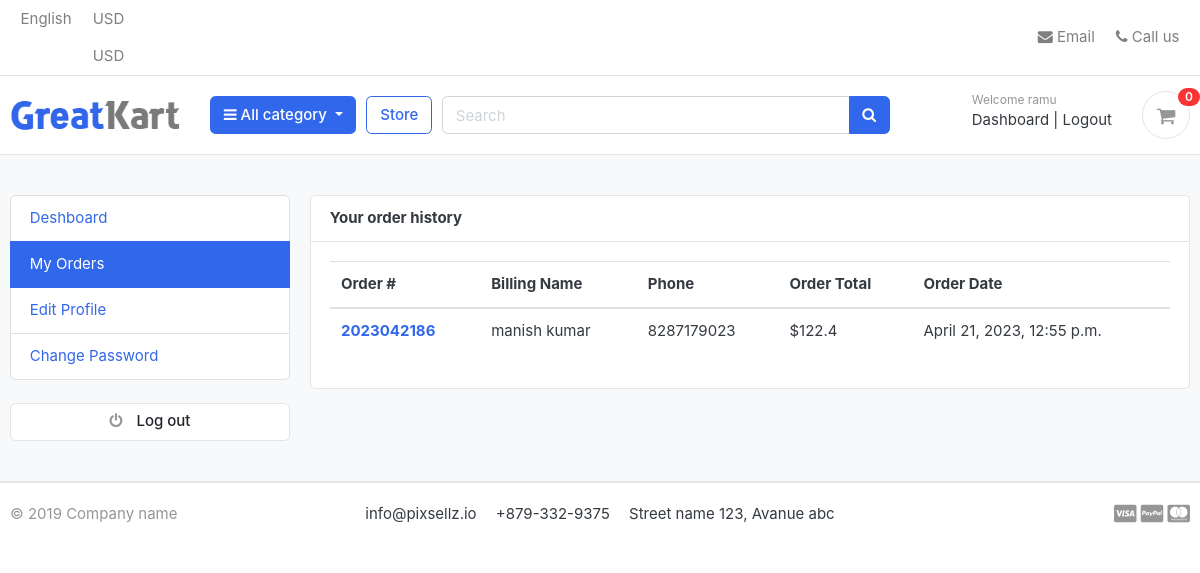
Screenshot of /accounts/my_orders/ (signed in) with the database file from the repository.
### accounts/models.py (models this page shows, shortened)
class Account(AbstractBaseUser):
    first_name      = models.CharField(max_length=50)
    last_name       = models.CharField(max_length=50)
    username        = models.CharField(max_length=50, unique=True)
    email           = models.EmailField(max_length=100, unique=True)
    phone_number    = models.CharField(max_length=50)
    date_joined     = models.DateTimeField(auto_now_add=True)
    last_login      = models.DateTimeField(auto_now_add=True)
    is_admin        = models.BooleanField(default=False)
    is_staff        = models.BooleanField(default=False)
    is_active        = models.BooleanField(default=False)
    is_superadmin        = models.BooleanField(default=False)
    USERNAME_FIELD = 'email'
    REQUIRED_FIELDS = ['username', 'first_name', 'last_name']
    objects = MyAccountManager()

### orders/models.py (models this page shows, shortened)
class Order(models.Model):
    STATUS = (
        ('New', 'New'),
        ('Accepted', 'Accepted'),
        ('Completed', 'Completed'),
        ('Cancelled', 'Cancelled')
    )
    user = models.ForeignKey(Account, on_delete=models.SET_NULL, null=True)
    payment = models.ForeignKey(Payment, on_delete=models.SET_NULL , blank=True, null=True)
    order_number = models.CharField(max_length=20)
    first_name = models.CharField(max_length=50)
    last_name = models.CharField(max_length=50)
    phone = models.CharField(max_length=15)
    email = models.EmailField(max_length=50)
    address_line_1 = models.CharField(max_length=50)
    address_line_2 = models.CharField(max_length=50 , blank=True)
    country = models.CharField(max_length=50)
    state = models.CharField(max_length=50)
    city = models.CharField(max_length=50)
    order_note = models.CharField(max_length=100, blank=True)
    order_total = models.FloatField()
    tax = models.FloatField()
    status = models.CharField(max_length=10, choices=STATUS, default='New')
    ip = models.CharField(blank=True, max_length=20)
    is_ordered = models.BooleanField(default=False)
    created_at = models.DateTimeField(auto_now_add=True)
    updated_at = models.DateTimeField(auto_now=True)
    def full_name(self):
        return f'{self.first_name} {self.last_name}'

### accounts/views.py (the view)
# urls.py: path('my_orders/' , views.my_orders , name='my_orders'),
@login_required(login_url='login')
def my_orders(request):
    orders = Order.objects.filter(user = request.user , is_ordered=True).order_by('-created_at')
    context = {
        'orders':orders
    }
    return render(request , 'accounts/my_orders.html' , context)

### carts/context_processors.py (called while the page is built)
def counter(request):
    cart_count = 0
    if 'admin' in request.path:
        return {}
    else:
        try:
            cart = Cart.objects.filter(cart_id=_cart_id(request))
            if request.user.is_authenticated:
                cart_items = CartItem.objects.all().filter(user=request.user)
            else:
                cart_items = CartItem.objects.all().filter(cart=cart[:1])
            for cart_item in cart_items:
                cart_count += cart_item.quantity
        except Cart.DoesNotExist:
            cart_count = 0
    return dict(cart_count= cart_count)

### carts/views.py (called while the page is built)
def _cart_id(request):
    cart = request.session.session_key
    if not cart:
        cart = request.session.create()
    return cart

### category/context_processors.py (called while the page is built)
def menu_links(request):
    links = Category.objects.all()
    return dict(links = links)

### category/models.py (called while the page is built)
    def get_url(self):
        return reverse('products_by_category', args=[self.slug])

### templates/accounts/my_orders.html (shortened to what this page needs)
{% extends 'base.html' %}
{% block content %}
<section class="section-conten padding-y bg">
    <div class="container">
        <div class="row">
        {% include 'includes/deshboard_sidebar.html'%}
        <main class="col-md-9">
            <article class="card">
            <header class="card-header">
                <strong class="d-inline-block mr-3">Your order history</strong>
            </header>
            <div class="card-body">
                <div class="row">
                    <div class="col-md-12">
                        <table class="table table-hover">
                            <thead>
                              <tr>
                                <th scope="col">Order #</th>
                                <th scope="col">Billing Name</th>
                                <th scope="col">Phone</th>
                                <th scope="col">Order Total</th>
                                <th scope="col">Order Date</th>
                              </tr>
                            </thead>
                            <tbody>
                                {% for order in orders %}
                              <tr>
                                <th scope="row"><a href ="{% url 'order_detail' order.order_number %}">{{order.order_number}}</a></th>
                                <td>{{order.full_name}}</td>
                                <td>{{order.phone}}</td>
                                <td>${{order.order_total}}</td>
                                <td>{{order.created_at}}</td>
                              </tr>
                              {% endfor %}
                            </tbody>
                          </table>
                    </div>
                </div>
            </div>
            </article>
        </main>
    </div>
    </div>
    </section>
{% endblock %}

### templates/includes/navbar.html (shortened to what this page needs)
{% load static %}
<header class="section-header">
    <nav class="navbar p-md-0 navbar-expand-sm navbar-light border-bottom">
    <div class="container">
      <div class="collapse navbar-collapse" id="navbarTop4">
        <ul class="navbar-nav mr-auto">
            <li class="nav-item dropdown">
                 <a href="#" class="nav-link">   English </a>
            </li>
            <li class="nav-item dropdown">
                <a href="#" class="nav-link"> USD </a>
                <a href="#" class="nav-link"> USD </a>
            </li>
        </ul>
        <ul class="navbar-nav">
            <li><a href="#" class="nav-link"> <i class="fa fa-envelope"></i> Email </a></li>
            <li><a href="#" class="nav-link"> <i class="fa fa-phone"></i> Call us </a></li>
        </ul>
      </div>
    </div>
    </nav>
    <section class="header-main border-bottom">
        <div class="container">
    <div class="row align-items-center">
        <div class="col-lg-2 col-md-3 col-6">
            <a href="{% url 'home' %}" class="brand-wrap">
                <img class="logo" src="{% static './images/logo.png' %}">
            </a>
        </div>
        <div class="col-lg col-sm col-md col-6 flex-grow-0">
            <div class="category-wrap dropdown d-inline-block float-right">
                <button type="button" class="btn btn-primary dropdown-toggle" data-toggle="dropdown">
                    <i class="fa fa-bars"></i> All category
                </button>
            </div>
        </div>
        <a href="{% url 'store' %}" class="btn btn-outline-primary">Store</a>
        <div class="col-lg  col-md-6 col-sm-12 col">
            <form action="{% url 'search' %}" class="search" method='GET' >
                <div class="input-group w-100">
                    <input type="text" class="form-control" style="width:60%;" placeholder="Search" name="keyword">
                    <div class="input-group-append">
                      <button class="btn btn-primary" type="submit">
                        <i class="fa fa-search"></i>
                      </button>
                    </div>
                </div>
            </form>
        </div>
        <div class="col-lg-3 col-sm-6 col-8 order-2 order-lg-3">
                    <div class="d-flex justify-content-end mb-3 mb-lg-0">
                        {% if user.id is  None %}
                        <div class="widget-header">
                            <small class="title text-muted">Welcome guest!</small>
                            <div>
                                <a href="{% url 'login'%}">Sign in</a> <span class="dark-transp"> | </span>
                                <a href="{% url 'register'%}"> Register</a>
                            </div>
                        </div>
                        {% else %}
                        <div class="widget-header">
                            <small class="title text-muted">Welcome {{ user.first_name }}</small>
                            <div>
                                <a href="{% url 'deshboard' %}">Dashboard</a> <span class="dark-transp"> | </span>
                                <a href="{% url 'logout' %}"> Logout</a>
                            </div>
                        </div>
                        {% endif %}
                        <a href="{% url 'cart' %}" class="widget-header pl-3 ml-3">
                            <div class="icon icon-sm rounded-circle border"><i class="fa fa-shopping-cart"></i></div>
                            <span class="badge badge-pill badge-danger notify">{{ cart_count }}</span>
                        </a>
                    </div>
                </div>
    </div>
        </div>
    </section>
    </header>

### static/css/ui.css (style rules this page uses)
html { font-family: "Inter", sans-serif; font-size: 15px; }
.icon-xs, .icon-sm, .icon-md, .icon-lg { display: inline-block; text-align: center; flex-shrink: 0; flex-grow: 0; }
.icon-sm { width: 48px; height: 48px; line-height: 48px !important; font-size: 20px; }
.padding-y { padding-top: 40px; padding-bottom: 40px; }
article:after, .form-group:after { display: block; clear: both; content: ""; }
.bg { background-color: #f8f9fa; }
.header-main { position: relative; padding-top: 1rem; padding-bottom: 1rem; }
.brand-wrap .logo, .navbar-brand .logo { margin-right: 7px; max-height: 42px; display: inline-block; }
.widget-header { display: inline-block; vertical-align: middle; position: relative; }
.widget-header a { color: #343a40; }
.widget-header i { color: #969696; }
.widget-header .title { display: block; }
.widget-header .notify { position: absolute; top: -3px; right: -10px; }
.notify { position: absolute; top: -4px; right: -10px; display: inline-block; padding: 0.25em 0.6em; font-size: 12px; line-height: 1; text-align: center; border-radius: 3rem; color: #fff; background-color: #fa3434; }

### rows the page displays
Account: first_name "ramu"
Order: order_number "2023042186", full_name "manish kumar", phone "8287179023", order_total "122.4", created_at "April 21, 2023, 12:55 p.m."

### other values shown
{{ cart_count }} "0"
